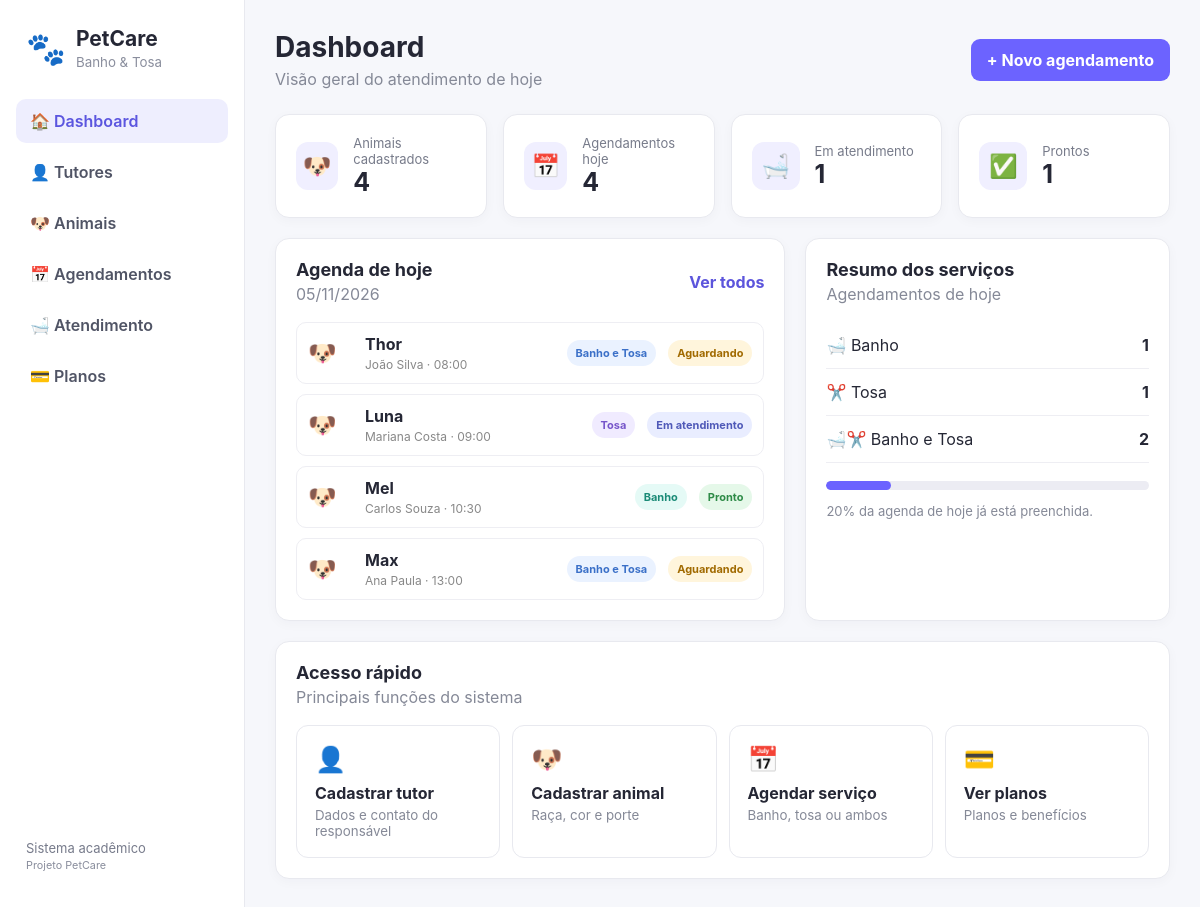
The page / on the database its author committed.
### tables this page shows
CREATE TABLE agendamentos (
 id INT AUTO_INCREMENT PRIMARY KEY,
 animal_id INT NOT NULL,
 servico ENUM('Banho','Tosa','Banho e Tosa') NOT NULL,
 data_agendamento DATE NOT NULL,
 hora TIME NOT NULL,
 status ENUM('Aguardando','Em atendimento','Pronto','Concluído','Cancelado') DEFAULT 'Aguardando',
 observacoes TEXT,
 created_at TIMESTAMP DEFAULT CURRENT_TIMESTAMP,
 FOREIGN KEY (animal_id) REFERENCES animais(id) ON DELETE CASCADE
);

CREATE TABLE animais (
 id INT AUTO_INCREMENT PRIMARY KEY,
 tutor_id INT NOT NULL,
 nome VARCHAR(80) NOT NULL,
 especie VARCHAR(30) DEFAULT 'Cão',
 raca VARCHAR(80),
 cor VARCHAR(50),
 porte ENUM('Pequeno','Médio','Grande') DEFAULT 'Médio',
 sexo ENUM('Macho','Fêmea') DEFAULT 'Macho',
 observacoes TEXT,
 created_at TIMESTAMP DEFAULT CURRENT_TIMESTAMP,
 FOREIGN KEY (tutor_id) REFERENCES tutores(id) ON DELETE CASCADE
);

CREATE TABLE tutores (
 id INT AUTO_INCREMENT PRIMARY KEY,
 nome VARCHAR(120) NOT NULL,
 cpf VARCHAR(14),
 telefone VARCHAR(20) NOT NULL,
 email VARCHAR(120),
 endereco VARCHAR(180),
 created_at TIMESTAMP DEFAULT CURRENT_TIMESTAMP
);

### index.php (the view, shortened to what this page needs)
<?php
require_once __DIR__.'/config/db.php';
$animais = (int)$pdo->query("SELECT COUNT(*) FROM animais")->fetchColumn();
$hoje = $pdo->query("SELECT COUNT(*) FROM agendamentos WHERE data_agendamento=CURDATE()")->fetchColumn();
$atendimento = $pdo->query("SELECT COUNT(*) FROM agendamentos WHERE data_agendamento=CURDATE() AND status='Em atendimento'")->fetchColumn();
$prontos = $pdo->query("SELECT COUNT(*) FROM agendamentos WHERE data_agendamento=CURDATE() AND status='Pronto'")->fetchColumn();
$agenda = $pdo->query("SELECT a.*, an.nome animal, t.nome tutor FROM agendamentos a JOIN animais an ON an.id=a.animal_id JOIN tutores t ON t.id=an.tutor_id WHERE a.data_agendamento=CURDATE() ORDER BY a.hora")->fetchAll();
$servicos = $pdo->query("SELECT servico, COUNT(*) total FROM agendamentos WHERE data_agendamento=CURDATE() GROUP BY servico")->fetchAll();
$totais=['Banho'=>0,'Tosa'=>0,'Banho e Tosa'=>0];
foreach($servicos as $s) $totais[$s['servico']] = (int)$s['total'];
$totalHoje=array_sum($totais);
$preenchido=min(100,$totalHoje>0 ? round($totalHoje/20*100) : 0);
require __DIR__.'/includes/header.php';
?>
<header class="topbar">
    <div>
        <h1>Dashboard</h1>
        <p>Visão geral do atendimento de hoje</p>
    </div>
    <a class="btn primary" href="/PetCare/agendamentos/novo.php">+ Novo agendamento</a>
</header>
<section class="cards">
    <div class="card stat">
        <div class="icon">🐶</div>
        <div>
            <span>Animais cadastrados</span>
            <strong><?= $animais ?></strong>
        </div>
    </div>
    <div class="card stat">
        <div class="icon">📅</div>
        <div>
            <span>Agendamentos hoje</span>
            <strong><?= $hoje ?></strong>
        </div>
    </div>
    <div class="card stat">
        <div class="icon">🛁</div>
        <div>
            <span>Em atendimento</span>
            <strong><?= $atendimento ?></strong>
        </div>
    </div>
    <div class="card stat">
        <div class="icon">✅</div>
        <div>
            <span>Prontos</span>
            <strong><?= $prontos ?></strong>
        </div>
    </div>
</section>
<section class="grid-2">
    <div class="card">
        <div class="section-title">
            <div>
                <h2>Agenda de hoje</h2>
                <p><?= date('d/m/Y') ?></p>
            </div>
            <a href="/PetCare/agendamentos/index.php">Ver todos</a>
        </div>
        <div class="appointment-list">
            <?php foreach($agenda as $a): ?>
                <div class="appointment">
                    <div class="pet-avatar">🐶</div>
                    <div>
                        <strong><?=htmlspecialchars($a['animal'])?></strong>
                        <small><?=htmlspecialchars($a['tutor'])?> · <?=substr($a['hora'],0,5)?></small>
                    </div>
                    <span class="badge <?= $a['servico']==='Tosa'?'purple':($a['servico']==='Banho'?'teal':'blue')?>"><?=htmlspecialchars($a['servico'])?></span>
                    <span class="status <?= $a['status']==='Pronto'?'ready':($a['status']==='Em atendimento'?'progress':'waiting')?>"><?=htmlspecialchars($a['status'])?></span>
                </div>
            <?php endforeach; ?>
        </div>
    </div>
    <div class="card">
        <div class="section-title">
            <div>
                <h2>Resumo dos serviços</h2>
                <p>Agendamentos de hoje</p>
            </div>
        </div>
        <div class="service-row">
            <span>🛁 Banho</span>
            <strong><?=$totais['Banho']?></strong>
        </div>
        <div class="service-row">
            <span>✂️ Tosa</span>
            <strong><?=$totais['Tosa']?></strong>
        </div>
        <div class="service-row">
            <span>🛁✂️ Banho e Tosa</span>
            <strong><?=$totais['Banho e Tosa']?></strong>
        </div>
        <div class="progress-bar">
            <span style="width:<?=$preenchido?>%"></span>
        </div>
        <p class="muted"><?=$preenchido?>% da agenda de hoje já está preenchida.</p>
    </div>
</section>
<section class="card">
    <div class="section-title">
        <div>
            <h2>Acesso rápido</h2>
            <p>Principais funções do sistema</p>
        </div>
    </div>
    <div class="quick-grid">
        <a href="/PetCare/tutores/novo.php" class="quick">
            <span>👤</span>
            <strong>Cadastrar tutor</strong>
            <small>Dados e contato do responsável</small>
        </a>
        <a href="/PetCare/animais/novo.php" class="quick">
            <span>🐶</span>
            <strong>Cadastrar animal</strong>
            <small>Raça, cor e porte</small>
        </a>
        <a href="/PetCare/agendamentos/novo.php" class="quick">
            <span>📅</span>
            <strong>Agendar serviço</strong>
            <small>Banho, tosa ou ambos</small>
        </a>
        <a href="/PetCare/planos/index.php" class="quick">
            <span>💳</span>
            <strong>Ver planos</strong>
            <small>Planos e benefícios</small>
        </a>
    </div>
</section>
<?php
require __DIR__.'/includes/footer.php';
?>

### includes/header.php (shortened to what this page needs)
<?php
$current = basename($_SERVER['PHP_SELF']);
?>
<!DOCTYPE html>
<html lang="pt-BR">
<head>
<link rel="stylesheet" href="/PetCare/css/style.css">
</head>
<body>
<div class="layout">
<aside class="sidebar">
  <div class="brand"><span>🐾</span><div><strong>PetCare</strong><small>Banho & Tosa</small></div></div>
  <nav>
    <a class="<?= $current === 'index.php' ? 'active' : '' ?>" href="/PetCare/index.php">🏠 Dashboard</a>
    <a class="<?= str_contains($_SERVER['PHP_SELF'],'tutores') ? 'active' : '' ?>" href="/PetCare/tutores/index.php">👤 Tutores</a>
    <a class="<?= str_contains($_SERVER['PHP_SELF'],'animais') ? 'active' : '' ?>" href="/PetCare/animais/index.php">🐶 Animais</a>
    <a class="<?= str_contains($_SERVER['PHP_SELF'],'agendamentos') ? 'active' : '' ?>" href="/PetCare/agendamentos/index.php">📅 Agendamentos</a>
    <a class="<?= str_contains($_SERVER['PHP_SELF'],'atendimento') ? 'active' : '' ?>" href="/PetCare/atendimento/index.php">🛁 Atendimento</a>
    <a class="<?= str_contains($_SERVER['PHP_SELF'],'planos') ? 'active' : '' ?>" href="/PetCare/planos/index.php">💳 Planos</a>
  </nav>
  <div class="sidebar-bottom">Sistema acadêmico<br><small>Projeto PetCare</small></div>
</aside>
<main class="main">

### includes/footer.php (shortened to what this page needs)
</main>
</div>
</body>
</html>

### css/style.css (style rules this page uses)
* { box-sizing:border-box }
body { margin:0; font-family:Inter,Segoe UI,Arial,sans-serif; background:#f6f7fb; color:#252735 }
.layout { display:flex; min-height:100vh }
.sidebar { width:245px; background:#fff; border-right:1px solid #e8e9ef; padding:22px 16px; display:flex; flex-direction:column; position:fixed; inset:0 auto 0 0 }
.brand { display:flex; gap:10px; align-items:center; padding:4px 10px 28px }
.brand>span { font-size:32px }
.brand strong { display:block; font-size:21px }
.brand small,.sidebar-bottom small { color:#8a8e9d }
.sidebar nav { display:grid; gap:7px }
.sidebar nav a { padding:12px 14px; border-radius:10px; color:#505465; text-decoration:none; font-weight:600 }
.sidebar nav a:hover,.sidebar nav a.active { background:#eeeefe; color:#5b55df }
.sidebar-bottom { margin-top:auto; padding:15px 10px; color:#777b8b; font-size:13px }
.main { margin-left:245px; padding:30px; width:calc(100% - 245px) }
.topbar,.section-title { display:flex; align-items:center; justify-content:space-between; gap:20px }
.topbar { margin-bottom:25px }
.topbar h1 { margin:0 0 5px; font-size:28px }
.topbar p,.section-title p { margin:0; color:#858997 }
.btn { display:inline-block; border:0; border-radius:9px; padding:11px 16px; text-decoration:none; font-weight:700; cursor:pointer }
.btn.primary { background:#6c63ff; color:#fff }
.cards { display:grid; grid-template-columns:repeat(4,1fr); gap:16px; margin-bottom:20px }
.card { background:#fff; border:1px solid #e8e9ef; border-radius:14px; padding:20px; box-shadow:0 3px 12px #24243a08 }
.stat { display:flex; align-items:center; gap:15px }
.stat .icon { width:48px; height:48px; border-radius:12px; background:#f0efff; display:grid; place-items:center; font-size:23px }
.stat span { display:block; color:#777b8a; font-size:13px }
.stat strong { font-size:25px }
.grid-2 { display:grid; grid-template-columns:1.4fr 1fr; gap:20px; margin-bottom:20px }
.section-title { margin-bottom:18px }
.section-title h2 { margin:0 0 4px; font-size:18px }
.section-title a { color:#5c55dc; text-decoration:none; font-weight:700 }
.appointment-list { display:grid; gap:10px }
.appointment { display:grid; grid-template-columns:45px 1fr auto auto; align-items:center; gap:12px; padding:11px; border:1px solid #eeeef3; border-radius:10px }
.pet-avatar { font-size:23px }
.appointment small { display:block; color:#888; font-size:12px; margin-top:3px }
.badge,.status { padding:6px 9px; border-radius:999px; font-size:11px; font-weight:700 }
.badge.blue { background:#eaf2ff; color:#3b70c8 }
.badge.purple { background:#f0ebff; color:#7655ca }
.badge.teal { background:#e5faf6; color:#1b8b77 }
.status.waiting { background:#fff5dc; color:#a16a00 }
.status.progress { background:#e9edff; color:#4f59b8 }
.status.ready { background:#e5f8e9; color:#2e8b47 }
.service-row { display:flex; justify-content:space-between; padding:13px 0; border-bottom:1px solid #eeeef3 }
.progress-bar { height:9px; background:#ececf3; border-radius:99px; overflow:hidden; margin-top:18px }
.progress-bar span { display:block; height:100%; background:#6c63ff; border-radius:99px }
.muted { color:#858997; font-size:13px }
.quick-grid { display:grid; grid-template-columns:repeat(4,1fr); gap:12px }
.quick { display:block; padding:18px; border:1px solid #e8e9ef; border-radius:12px; text-decoration:none; color:#252735 }
.quick>span { font-size:25px }
.quick strong,.quick small { display:block }
.quick strong { margin:9px 0 4px }
.quick small { color:#858997 }

### rows shown on the page
agendamentos: animal.nome "Thor", tutores.nome "João Silva", hora "08:00", servico "Banho e Tosa", status "Aguardando"
agendamentos: animal.nome "Luna", tutores.nome "Mariana Costa", hora "09:00", servico "Tosa", status "Em atendimento"
agendamentos: animal.nome "Mel", tutores.nome "Carlos Souza", hora "10:30", servico "Banho", status "Pronto"
agendamentos: animal.nome "Max", tutores.nome "Ana Paula", hora "13:00", servico "Banho e Tosa", status "Aguardando"

### other values the page prints
$animais "4"
$hoje "4"
$atendimento "1"
$prontos "1"
$totais['Banho'] "1"
$totais['Tosa'] "1"
$totais['Banho e Tosa'] "2"
$preenchido "20"
